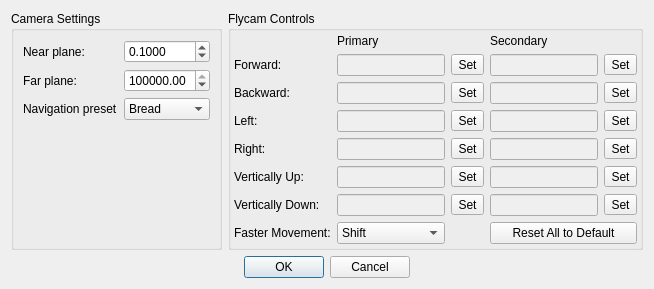
<?xml version="1.0" encoding="UTF-8"?>
<ui version="4.0">
 <class>CameraControlsDialog</class>
 <widget class="QDialog" name="CameraControlsDialog">
  <property name="geometry">
   <rect>
    <x>0</x>
    <y>0</y>
    <width>654</width>
    <height>288</height>
   </rect>
  </property>
  <property name="windowTitle">
   <string>Camera Settings &amp; Controls</string>
  </property>
  <layout class="QGridLayout" name="gridLayout_2">
   <item row="0" column="0">
    <widget class="QGroupBox" name="camSettings">
     <property name="title">
      <string>Camera Settings</string>
     </property>
     <layout class="QGridLayout" name="gridLayout">
      <item row="0" column="1">
       <widget class="QDoubleSpinBox" name="nearPlane">
        <property name="decimals">
         <number>4</number>
        </property>
        <property name="minimum">
         <double>0.000100000000000</double>
        </property>
        <property name="maximum">
         <double>10.000000000000000</double>
        </property>
        <property name="singleStep">
         <double>0.001000000000000</double>
        </property>
        <property name="value">
         <double>0.100000000000000</double>
        </property>
       </widget>
      </item>
      <item row="1" column="1">
       <widget class="QDoubleSpinBox" name="farPlane">
        <property name="minimum">
         <double>20.000000000000000</double>
        </property>
        <property name="maximum">
         <double>100000000.000000000000000</double>
        </property>
        <property name="value">
         <double>100000.000000000000000</double>
        </property>
       </widget>
      </item>
      <item row="0" column="0">
       <widget class="QLabel" name="label_3">
        <property name="text">
         <string>Near plane:</string>
        </property>
       </widget>
      </item>
      <item row="1" column="0">
       <widget class="QLabel" name="label_4">
        <property name="text">
         <string>Far plane:</string>
        </property>
       </widget>
      </item>
      <item row="2" column="0">
       <widget class="QLabel" name="navigationPresetLabel">
        <property name="text"><string>Navigation preset</string></property>
       </widget>
      </item>
      <item row="2" column="1">
       <widget class="QComboBox" name="navigationPreset">
        <item><property name="text"><string>Bread</string></property></item>
        <item><property name="text"><string>3ds Max</string></property></item>
        <item><property name="text"><string>Maya</string></property></item>
       </widget>
      </item>
      <item row="3" column="0">
       <spacer name="verticalSpacer">
        <property name="orientation">
         <enum>Qt::Vertical</enum>
        </property>
        <property name="sizeHint" stdset="0">
         <size>
          <width>20</width>
          <height>40</height>
         </size>
        </property>
       </spacer>
      </item>
     </layout>
    </widget>
   </item>
   <item row="0" column="1">
    <widget class="QGroupBox" name="navControls">
     <property name="title">
      <string>Flycam Controls</string>
     </property>
     <layout class="QVBoxLayout" name="verticalLayout">
      <property name="leftMargin">
       <number>3</number>
      </property>
      <property name="topMargin">
       <number>3</number>
      </property>
      <property name="rightMargin">
       <number>3</number>
      </property>
      <property name="bottomMargin">
       <number>3</number>
      </property>
      <item>
       <layout class="QGridLayout" name="gridLayout_5">
        <item row="3" column="0">
         <widget class="QLabel" name="label_8">
          <property name="text">
           <string>Left:</string>
          </property>
         </widget>
        </item>
        <item row="2" column="3">
         <widget class="QLineEdit" name="backwardDisplay_2">
          <property name="enabled">
           <bool>false</bool>
          </property>
          <property name="sizePolicy">
           <sizepolicy hsizetype="Preferred" vsizetype="Fixed">
            <horstretch>0</horstretch>
            <verstretch>0</verstretch>
           </sizepolicy>
          </property>
         </widget>
        </item>
        <item row="4" column="3">
         <widget class="QLineEdit" name="rightDisplay_2">
          <property name="enabled">
           <bool>false</bool>
          </property>
          <property name="sizePolicy">
           <sizepolicy hsizetype="Preferred" vsizetype="Fixed">
            <horstretch>0</horstretch>
            <verstretch>0</verstretch>
           </sizepolicy>
          </property>
         </widget>
        </item>
        <item row="2" column="1">
         <widget class="QLineEdit" name="backwardDisplay">
          <property name="enabled">
           <bool>false</bool>
          </property>
          <property name="sizePolicy">
           <sizepolicy hsizetype="Preferred" vsizetype="Fixed">
            <horstretch>0</horstretch>
            <verstretch>0</verstretch>
           </sizepolicy>
          </property>
         </widget>
        </item>
        <item row="6" column="0">
         <widget class="QLabel" name="label_2">
          <property name="text">
           <string>Vertically Down:</string>
          </property>
         </widget>
        </item>
        <item row="2" column="4">
         <widget class="QToolButton" name="backwardSet_2">
          <property name="text">
           <string>Set</string>
          </property>
         </widget>
        </item>
        <item row="4" column="1">
         <widget class="QLineEdit" name="rightDisplay">
          <property name="enabled">
           <bool>false</bool>
          </property>
          <property name="sizePolicy">
           <sizepolicy hsizetype="Preferred" vsizetype="Fixed">
            <horstretch>0</horstretch>
            <verstretch>0</verstretch>
           </sizepolicy>
          </property>
         </widget>
        </item>
        <item row="3" column="3">
         <widget class="QLineEdit" name="leftDisplay_2">
          <property name="enabled">
           <bool>false</bool>
          </property>
          <property name="sizePolicy">
           <sizepolicy hsizetype="Preferred" vsizetype="Fixed">
            <horstretch>0</horstretch>
            <verstretch>0</verstretch>
           </sizepolicy>
          </property>
         </widget>
        </item>
        <item row="6" column="2">
         <widget class="QToolButton" name="downSet">
          <property name="text">
           <string>Set</string>
          </property>
         </widget>
        </item>
        <item row="2" column="0">
         <widget class="QLabel" name="label_7">
          <property name="text">
           <string>Backward:</string>
          </property>
         </widget>
        </item>
        <item row="0" column="1">
         <widget class="QLabel" name="label_9">
          <property name="text">
           <string>Primary</string>
          </property>
         </widget>
        </item>
        <item row="1" column="3">
         <widget class="QLineEdit" name="forwardDisplay_2">
          <property name="enabled">
           <bool>false</bool>
          </property>
          <property name="sizePolicy">
           <sizepolicy hsizetype="Preferred" vsizetype="Fixed">
            <horstretch>0</horstretch>
            <verstretch>0</verstretch>
           </sizepolicy>
          </property>
         </widget>
        </item>
        <item row="3" column="1">
         <widget class="QLineEdit" name="leftDisplay">
          <property name="enabled">
           <bool>false</bool>
          </property>
          <property name="sizePolicy">
           <sizepolicy hsizetype="Preferred" vsizetype="Fixed">
            <horstretch>0</horstretch>
            <verstretch>0</verstretch>
           </sizepolicy>
          </property>
         </widget>
        </item>
        <item row="4" column="2">
         <widget class="QToolButton" name="rightSet">
          <property name="text">
           <string>Set</string>
          </property>
         </widget>
        </item>
        <item row="6" column="3">
         <widget class="QLineEdit" name="downDisplay_2">
          <property name="enabled">
           <bool>false</bool>
          </property>
          <property name="sizePolicy">
           <sizepolicy hsizetype="Preferred" vsizetype="Fixed">
            <horstretch>0</horstretch>
            <verstretch>0</verstretch>
           </sizepolicy>
          </property>
         </widget>
        </item>
        <item row="0" column="3">
         <widget class="QLabel" name="label_11">
          <property name="text">
           <string>Secondary</string>
          </property>
         </widget>
        </item>
        <item row="3" column="2">
         <widget class="QToolButton" name="leftSet">
          <property name="text">
           <string>Set</string>
          </property>
         </widget>
        </item>
        <item row="5" column="4">
         <widget class="QToolButton" name="upSet_2">
          <property name="text">
           <string>Set</string>
          </property>
         </widget>
        </item>
        <item row="5" column="3">
         <widget class="QLineEdit" name="upDisplay_2">
          <property name="enabled">
           <bool>false</bool>
          </property>
          <property name="sizePolicy">
           <sizepolicy hsizetype="Preferred" vsizetype="Fixed">
            <horstretch>0</horstretch>
            <verstretch>0</verstretch>
           </sizepolicy>
          </property>
         </widget>
        </item>
        <item row="3" column="4">
         <widget class="QToolButton" name="leftSet_2">
          <property name="text">
           <string>Set</string>
          </property>
         </widget>
        </item>
        <item row="5" column="2">
         <widget class="QToolButton" name="upSet">
          <property name="text">
           <string>Set</string>
          </property>
         </widget>
        </item>
        <item row="1" column="4">
         <widget class="QToolButton" name="forwardSet_2">
          <property name="text">
           <string>Set</string>
          </property>
         </widget>
        </item>
        <item row="6" column="4">
         <widget class="QToolButton" name="downSet_2">
          <property name="text">
           <string>Set</string>
          </property>
         </widget>
        </item>
        <item row="6" column="1">
         <widget class="QLineEdit" name="downDisplay">
          <property name="enabled">
           <bool>false</bool>
          </property>
          <property name="sizePolicy">
           <sizepolicy hsizetype="Preferred" vsizetype="Fixed">
            <horstretch>0</horstretch>
            <verstretch>0</verstretch>
           </sizepolicy>
          </property>
         </widget>
        </item>
        <item row="4" column="0">
         <widget class="QLabel" name="label_5">
          <property name="text">
           <string>Right:</string>
          </property>
         </widget>
        </item>
        <item row="1" column="1">
         <widget class="QLineEdit" name="forwardDisplay">
          <property name="enabled">
           <bool>false</bool>
          </property>
          <property name="sizePolicy">
           <sizepolicy hsizetype="Preferred" vsizetype="Fixed">
            <horstretch>0</horstretch>
            <verstretch>0</verstretch>
           </sizepolicy>
          </property>
         </widget>
        </item>
        <item row="1" column="2">
         <widget class="QToolButton" name="forwardSet">
          <property name="text">
           <string>Set</string>
          </property>
         </widget>
        </item>
        <item row="1" column="0">
         <widget class="QLabel" name="label_6">
          <property name="text">
           <string>Forward:</string>
          </property>
         </widget>
        </item>
        <item row="5" column="0">
         <widget class="QLabel" name="label">
          <property name="text">
           <string>Vertically Up:</string>
          </property>
         </widget>
        </item>
        <item row="2" column="2">
         <widget class="QToolButton" name="backwardSet">
          <property name="text">
           <string>Set</string>
          </property>
         </widget>
        </item>
        <item row="4" column="4">
         <widget class="QToolButton" name="rightSet_2">
          <property name="text">
           <string>Set</string>
          </property>
         </widget>
        </item>
        <item row="5" column="1">
         <widget class="QLineEdit" name="upDisplay">
          <property name="enabled">
           <bool>false</bool>
          </property>
          <property name="sizePolicy">
           <sizepolicy hsizetype="Preferred" vsizetype="Fixed">
            <horstretch>0</horstretch>
            <verstretch>0</verstretch>
           </sizepolicy>
          </property>
         </widget>
        </item>
        <item row="7" column="0">
         <widget class="QLabel" name="label_12">
          <property name="text">
           <string>Faster Movement:</string>
          </property>
         </widget>
        </item>
        <item row="7" column="1">
         <widget class="QComboBox" name="speedMod">
          <item>
           <property name="text">
            <string>Shift</string>
           </property>
          </item>
          <item>
           <property name="text">
            <string>Alt</string>
           </property>
          </item>
          <item>
           <property name="text">
            <string>Control</string>
           </property>
          </item>
          <item>
           <property name="text">
            <string>Disabled</string>
           </property>
          </item>
         </widget>
        </item>
        <item row="7" column="3" colspan="2">
         <widget class="QPushButton" name="resetAll">
          <property name="text">
           <string>Reset All to Default</string>
          </property>
         </widget>
        </item>
       </layout>
      </item>
     </layout>
    </widget>
   </item>
   <item row="1" column="0" colspan="2">
    <widget class="QDialogButtonBox" name="buttonBox">
     <property name="orientation">
      <enum>Qt::Horizontal</enum>
     </property>
     <property name="standardButtons">
      <set>QDialogButtonBox::Cancel|QDialogButtonBox::Ok</set>
     </property>
     <property name="centerButtons">
      <bool>true</bool>
     </property>
    </widget>
   </item>
  </layout>
 </widget>
 <tabstops>
  <tabstop>nearPlane</tabstop>
  <tabstop>farPlane</tabstop>
  <tabstop>forwardSet</tabstop>
  <tabstop>backwardSet</tabstop>
  <tabstop>leftSet</tabstop>
  <tabstop>rightSet</tabstop>
  <tabstop>upSet</tabstop>
  <tabstop>downSet</tabstop>
  <tabstop>forwardSet_2</tabstop>
  <tabstop>backwardSet_2</tabstop>
  <tabstop>leftSet_2</tabstop>
  <tabstop>rightSet_2</tabstop>
  <tabstop>upSet_2</tabstop>
  <tabstop>downSet_2</tabstop>
  <tabstop>speedMod</tabstop>
  <tabstop>resetAll</tabstop>
  <tabstop>forwardDisplay</tabstop>
  <tabstop>backwardDisplay</tabstop>
  <tabstop>leftDisplay</tabstop>
  <tabstop>rightDisplay</tabstop>
  <tabstop>upDisplay</tabstop>
  <tabstop>downDisplay</tabstop>
  <tabstop>forwardDisplay_2</tabstop>
  <tabstop>backwardDisplay_2</tabstop>
  <tabstop>leftDisplay_2</tabstop>
  <tabstop>rightDisplay_2</tabstop>
  <tabstop>upDisplay_2</tabstop>
  <tabstop>downDisplay_2</tabstop>
 </tabstops>
 <resources/>
 <connections/>
</ui>
